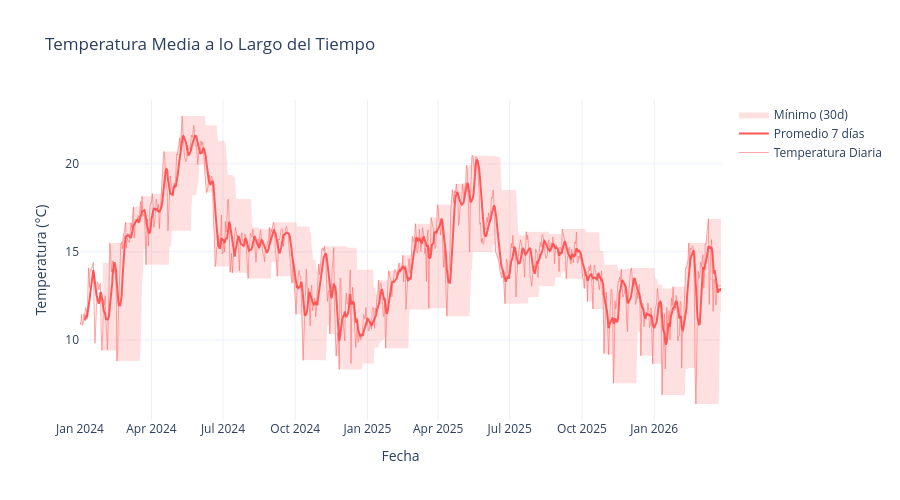

Notebook code cell kept with this figure:
### Markdown cell above
## 1. GRÁFICA DE SERIE TEMPORAL - TEMPERATURA

**Visualización:** Línea interactiva con área sombreada

**Qué muestra:**
- Variación diaria de temperatura
- Promedio móvil de 7 días (tendencia)
- Rango mínimo-máximo histórico

### Code cell
print("\n" + "="*70)
print("1. SERIE TEMPORAL - TEMPERATURA")
print("="*70)

fig = go.Figure()

# Temperatura diaria
fig.add_trace(go.Scatter(
    x=df.index,
    y=df['temp_media_C'],
    mode='lines',
    name='Temperatura Diaria',
    line=dict(color='#FF6B6B', width=1),
    opacity=0.6
))

# Temperatura promedio 7 días
fig.add_trace(go.Scatter(
    x=df.index,
    y=df['temp_media_7d'],
    mode='lines',
    name='Promedio 7 días',
    line=dict(color='#FF4444', width=2),
    opacity=0.9
))

# Rango histórico (mínimo y máximo)
fig.add_trace(go.Scatter(
    x=df.index,
    y=df['temp_media_C'].rolling(30).max(),
    mode='lines',
    name='Máximo (30d)',
    line=dict(color='rgba(255, 100, 100, 0)'),
    showlegend=False
))

fig.add_trace(go.Scatter(
    x=df.index,
    y=df['temp_media_C'].rolling(30).min(),
    mode='lines',
    name='Mínimo (30d)',
    line=dict(color='rgba(255, 100, 100, 0)'),
    fillcolor='rgba(255, 100, 100, 0.2)',
    fill='tonexty'
))

fig.update_layout(
    title='Temperatura Media a lo Largo del Tiempo',
    xaxis_title='Fecha',
    yaxis_title='Temperatura (°C)',
    hovermode='x unified',
    height=500,
    template='plotly_white'
)

fig.show()
fig.write_html("../data/reports/01_temperatura_temporal.html")
print("✓ Gráfica guardada: reports/01_temperatura_temporal.html")

### Figure 1 — Plotly figure (JSON) as saved in the notebook; plotly's stock layout.template omitted (floating-point values rounded to 4 significant figures; data arrays with more than 128 entries replaced by an {"elided": "..."} marker saying what was removed)
{"data": [{"line": {"color": "#FF6B6B", "width": 1}, "mode": "lines", "name": "Temperatura Diaria", "opacity": 0.6, "x": {"elided": "817 str values"}, "y": {"elided": "817 float values"}, "type": "scatter"}, {"line": {"color": "#FF4444", "width": 2}, "mode": "lines", "name": "Promedio 7 días", "opacity": 0.9, "x": {"elided": "817 str values"}, "y": {"elided": "817 float values"}, "type": "scatter"}, {"line": {"color": "rgba(255, 100, 100, 0)"}, "mode": "lines", "name": "Máximo (30d)", "showlegend": false, "x": {"elided": "817 str values"}, "y": {"elided": "817 float values"}, "type": "scatter"}, {"fill": "tonexty", "fillcolor": "rgba(255, 100, 100, 0.2)", "line": {"color": "rgba(255, 100, 100, 0)"}, "mode": "lines", "name": "Mínimo (30d)", "x": {"elided": "817 str values"}, "y": {"elided": "817 float values"}, "type": "scatter"}], "layout": {"title": {"text": "Temperatura Media a lo Largo del Tiempo"}, "xaxis": {"title": {"text": "Fecha"}}, "yaxis": {"title": {"text": "Temperatura (°C)"}}, "hovermode": "x unified", "height": 500}}
